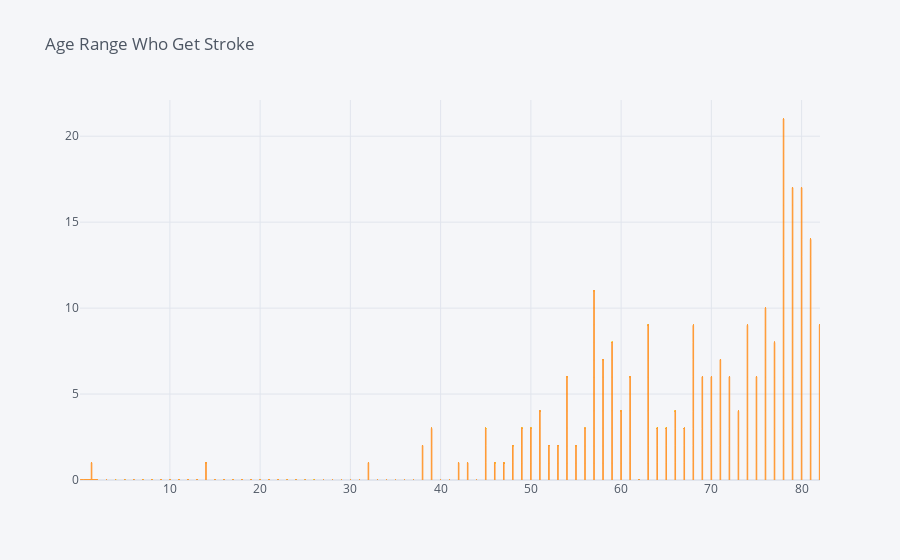

The cell this chart's notebook holds for it:
### Code cell
df.iplot(kind='bar',x='age',y='stroke',title = 'Age Range Who Get Stroke')
# we can see that people at any range can have stroke, 
# but older people apparently have higher possibilities to get stroke

### Figure 1 — Plotly figure (JSON) as saved in the notebook; plotly's stock layout.template omitted (floating-point values rounded to 4 significant figures; data arrays with more than 128 entries replaced by an {"elided": "..."} marker saying what was removed)
{"data": [{"marker": {"color": "rgba(255, 153, 51, 0.6)", "line": {"color": "rgba(255, 153, 51, 1.0)", "width": 1}}, "name": "stroke", "orientation": "v", "text": "", "type": "bar", "x": {"elided": "5110 float values"}, "y": {"elided": "5110 int values"}}], "layout": {"legend": {"bgcolor": "#F5F6F9", "font": {"color": "#4D5663"}}, "paper_bgcolor": "#F5F6F9", "plot_bgcolor": "#F5F6F9", "title": {"font": {"color": "#4D5663"}, "text": "Age Range Who Get Stroke"}, "xaxis": {"gridcolor": "#E1E5ED", "showgrid": true, "tickfont": {"color": "#4D5663"}, "title": {"font": {"color": "#4D5663"}, "text": ""}, "zerolinecolor": "#E1E5ED"}, "yaxis": {"gridcolor": "#E1E5ED", "showgrid": true, "tickfont": {"color": "#4D5663"}, "title": {"font": {"color": "#4D5663"}, "text": ""}, "zerolinecolor": "#E1E5ED"}}}
